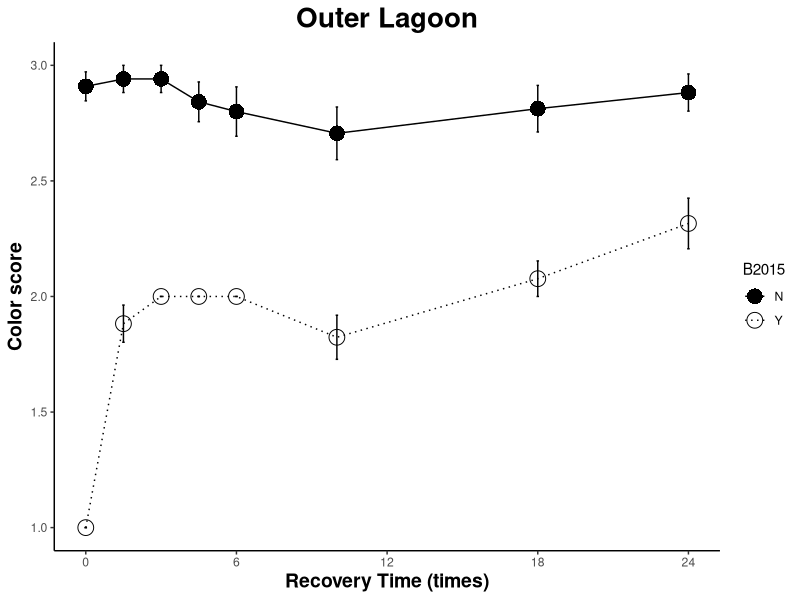
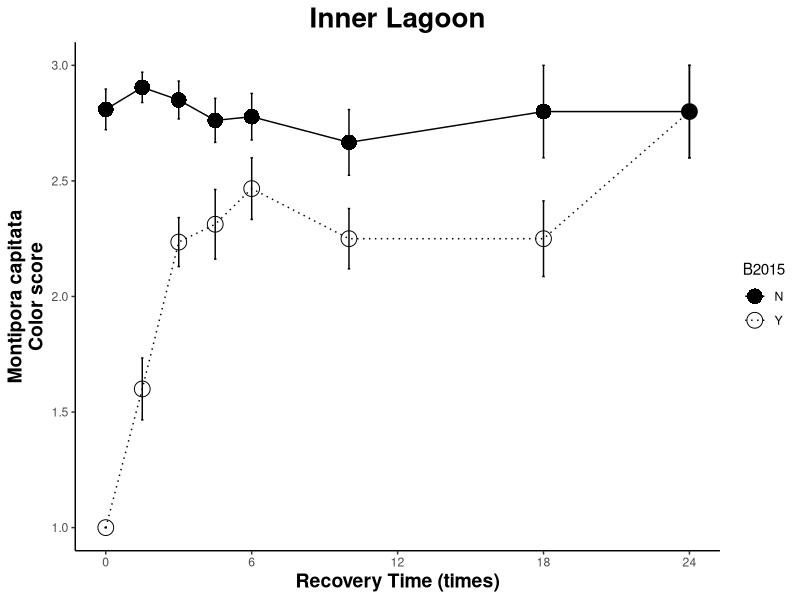
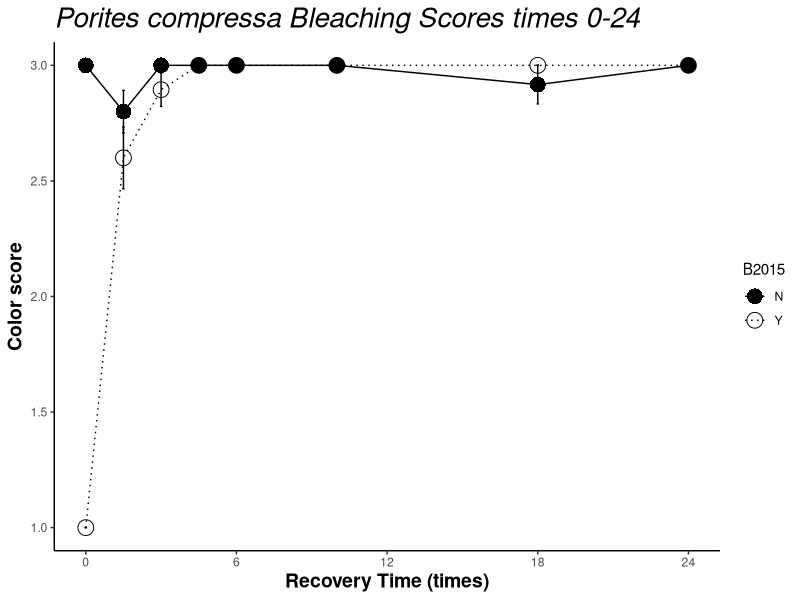
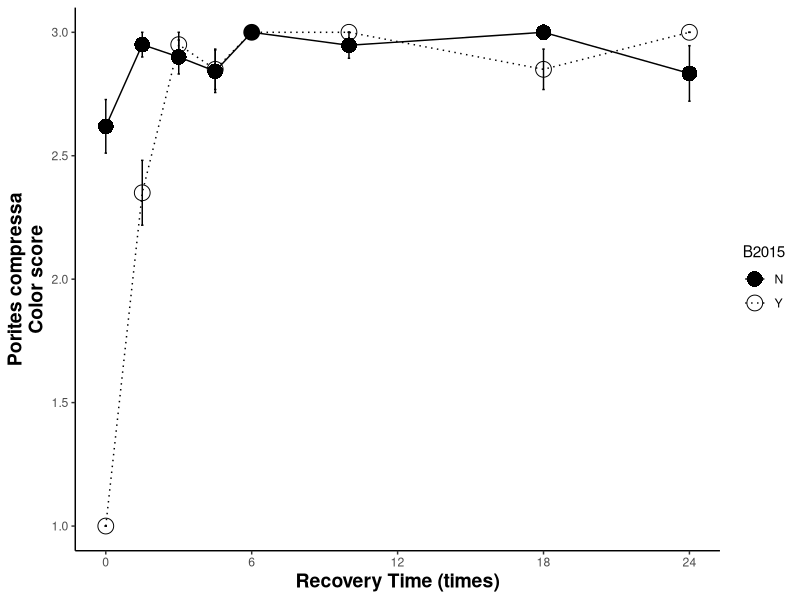
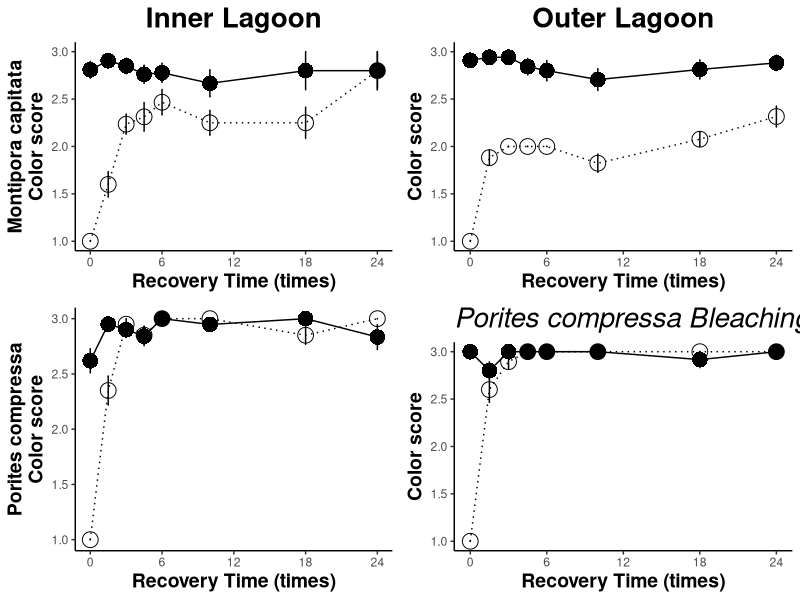

Generate these figures, in order, with R: (Note: this script raises an error after producing the figures.)
## ---- chunk 1
knitr::opts_chunk$set(echo = TRUE)
## ---- chunk 2
#Set up: load libraries

rm(list=ls(all=TRUE)) 
library("emmeans") #post hoc
library("reshape2") #reshape data
library("plotrix") #functions in tapply
library("ggplot2") #plotting
library("reshape") #reshape data
library("plyr")  #splitting, applying, and combining data
library("dplyr")  #splitting, applying, and combining data
library("pscl")
library("gridExtra") #arrange plots for output
library("car") #levenes test
library("lsmeans")
library(effects)
library(lme4)
library(lmerTest)
library(tidyverse)

# Bleaching data
bData<-read.csv("Bleaching_FINAL.csv") #read in bleaching df
bData$Site<-as.factor(bData$Site) #site as factor
bData$Pair<-as.factor(bData$Pair) #pair ID as factor

#organize data
bALL<-bData
  #melt
  bALLData1<-melt(data = bALL, measure.vars = c("Month0","Month1.5","Month3","Month4.5", "Month6","Month10","Month18","Month24"))   
  colnames(bALLData1)[colnames(bALLData1)=="variable"] <- "month"   # change col name from 'variable' to 'month'
  colnames(bALLData1)[colnames(bALLData1)=="value"] <- "score"   # change col name from 'value' to 'score'
  bALLData1$group<-paste(bALLData1$Species, bALLData1$Site, bALLData1$B2015, bALLData1$month) # add column for groups for figures only
#write.csv(bALL, "PigmentationBNB_20191122.csv")

#Remove all NON PAIRS and all NAs
  bALLData<-na.omit(bALLData1) # remove the NA rows (this removes individuals and NAs from pairs with no score at particular timepoints (due to not finding the coral))
  
  #Change month into TIME numeric for plots
  bALLData$time[bALLData$month=="Month0"]<-0
  bALLData$time[bALLData$month=="Month1.5"]<-1.5
  bALLData$time[bALLData$month=="Month3"]<-3
  bALLData$time[bALLData$month=="Month4.5"]<-4.5
  bALLData$time[bALLData$month=="Month6"]<-6
  bALLData$time[bALLData$month=="Month10"]<-10
  bALLData$time[bALLData$month=="Month18"]<-18
  bALLData$time[bALLData$month=="Month19"]<-19
  bALLData$time[bALLData$month=="Month24"]<-24

#Subsets of df for Mcap and Pcomp
 
Mcap_df<-subset(bALLData, Species=="Montipora capitata")   #Mcap only
Pcomp_df<-subset(bALLData, Species=="Porites compressa")   #Pcomp only

#Mean bleaching scores full df
#calc average bleaching  score per grouping by time point

ballmeans <- ddply(bALLData, c("Site", "Species", "B2015", "time"), summarise, #
                   N    = length(score[!is.na(score)]), #calculate the length of the data frame, excluding NA’s *this part is important*
                   mean = mean(score, na.rm=TRUE), #calculate mean of response variable, removing NA's
                   sd   = sd(score, na.rm=TRUE), #calculate standard deviation
                   se   = sd / sqrt(N), #calculate standard error
                   max = max(score, na.rm=TRUE) #calculate max, could also calculate min () if desired
)
ballmeans #display table

ballmeans$code<-paste0(ballmeans$Site, ballmeans$B2015, ballmeans$Species)
ballmeans #display table
#write.csv(ballmeans,"ballmeans.csv"
## ---- chunk 3
#subset for Mcap only 
Mcap024Allplot<-subset(ballmeans, Species=="Montipora capitata")     #subset Mcap
  
#subset by reef
#PR13 
Mcap024AllplotPR13<-subset(Mcap024Allplot, Site==13)
#PR4
Mcap024AllplotPR4<-subset(Mcap024Allplot, Site==4)
## ---- chunk 4
ballplotMcapPR13<-ggplot(data=Mcap024AllplotPR13, aes(x=time, y=mean, group = code, color=B2015)) + #color by bleaching hist. 
  geom_errorbar(aes(ymin=mean-se, ymax=mean+se),
                width=0.1,show.legend = FALSE)+
  geom_point(aes(shape=B2015),fill="black", size=5)+
  scale_shape_manual(values=c(16,1))+
  geom_line(aes(color=B2015,linetype=B2015))+        #adding size=x here only blew it up
  scale_linetype_manual(values=c("solid", "dotted"))+
  scale_color_manual(values=c("black","black"))+
    scale_x_continuous(breaks = seq(0, 24, by = 6))+
  ylab("Color score") +
    xlab("Recovery Time (times)") + #Label the X Axis
    ylim(1, 3) + #set Y limits
  theme_bw() + #Set the background color
  theme(axis.line = element_line(color = 'black'), #Set the axes color
        axis.title=element_text(size=14,face="bold"), #Set axis format
        panel.border = element_blank(), #Set the border
        panel.grid.major = element_blank(), #Set the major gridlines
        panel.grid.minor = element_blank(), #Set the minor gridlines
        plot.background =element_blank(), #Set the plot background
        legend.key = element_blank()) + #Set plot legend key
  ggtitle("Outer Lagoon")+
          theme(plot.title = element_text(size=20,face = "bold",hjust = 0.5));ballplotMcapPR13
McapOuter<-ballplotMcapPR13 + theme(legend.position = "none") #remove legend
## ---- chunk 5
ballplotMcapPR4<-ggplot(data=Mcap024AllplotPR4, aes(x=time, y=mean, group = code, color=B2015),show.legend = FALSE) + #color by bleaching hist. 
 geom_errorbar(aes(ymin=mean-se, ymax=mean+se),
                width=0.1,show.legend = FALSE)+
  geom_point(aes(shape=B2015),fill="mediumblue", size=5)+
  
  scale_shape_manual(values=c( 16,1))+
  
  geom_line(aes(color=B2015, linetype=B2015))+
  scale_linetype_manual(values=c("solid", "dotted"))+
  scale_color_manual(values=c("black","black"))+
    scale_x_continuous(breaks = seq(0, 24, by = 6))+
  ylab("Montipora capitata\nColor score") +
    xlab("Recovery Time (times)") + #Label the X Axis
    ylim(1, 3) + #set Y limits
  theme_bw() + #Set the background color
  theme(axis.line = element_line(color = 'black'), #Set the axes color
        axis.title=element_text(size=14,face="bold"), #Set axis format
        panel.border = element_blank(), #Set the border
        panel.grid.major = element_blank(), #Set the major gridlines
        panel.grid.minor = element_blank(), #Set the minor gridlines
        plot.background =element_blank(), #Set the plot background
        legend.key = element_blank()) + #Set plot legend key
  ggtitle("Inner Lagoon")+
          theme(plot.title = element_text(size=20,face = "bold", hjust = 0.5));ballplotMcapPR4
McapInner<-ballplotMcapPR4 + theme(legend.position = "none") #remove legend
## ---- chunk 6
Pcomp024Allplot<-subset(ballmeans, Species=="Porites compressa")

#subset by reef 
Pcomp024AllplotPR13<-subset(Pcomp024Allplot, Site==13)
Pcomp024AllplotPR4<-subset(Pcomp024Allplot, Site==4)
## ---- chunk 7
b024plotPcompPR13<-ggplot(data=Pcomp024AllplotPR13, aes(x=time, y=mean, group = code, color=B2015)) + #color by bleaching hist. 
  geom_errorbar(aes(ymin=mean-se, ymax=mean+se),
                width=0.1,show.legend = FALSE)+
  geom_point(aes(shape=B2015),fill="mediumblue", size=5)+
  
  scale_shape_manual(values=c( 16,1))+
  
  geom_line(aes(color=B2015, linetype=B2015))+
  scale_linetype_manual(values=c("solid", "dotted"))+
  scale_color_manual(values=c("black","black"))+
    scale_x_continuous(breaks = seq(0, 24, by = 6))+
  ylab("Color score") +
    xlab("Recovery Time (times)") + #Label the X Axis
    ylim(1, 3) + #set Y limits
  theme_bw() + #Set the background color
  theme(axis.line = element_line(color = 'black'), #Set the axes color
        axis.title=element_text(size=14,face="bold"), #Set axis format
        panel.border = element_blank(), #Set the border
        panel.grid.major = element_blank(), #Set the major gridlines
        panel.grid.minor = element_blank(), #Set the minor gridlines
        plot.background =element_blank(), #Set the plot background
        legend.key = element_blank()) + #Set plot legend key
  ggtitle("Porites compressa Bleaching Scores times 0-24")+
          theme(plot.title = element_text(size=20,face = "italic"));b024plotPcompPR13

PcompOuter<-b024plotPcompPR13+ theme(legend.position = "none") #remove legend
## ---- chunk 8
b024plotPcompPR4<-ggplot(data=Pcomp024AllplotPR4, aes(x=time, y=mean, group = code, color=B2015)) + #color by bleaching hist. 
  geom_errorbar(aes(ymin=mean-se, ymax=mean+se), 
                width=0.1,show.legend = FALSE)+
  geom_point(aes(shape=B2015),fill="mediumblue", size=5)+
  
  scale_shape_manual(values=c( 16,1))+
  
  geom_line(aes(color=B2015, linetype=B2015))+
  scale_linetype_manual(values=c("solid", "dotted"))+
  scale_color_manual(values=c("black","black"))+
    scale_x_continuous(breaks = seq(0, 24, by = 6))+
  ylab("Porites compressa\nColor score") +
    xlab("Recovery Time (times)") + #Label the X Axis
    ylim(1, 3) + #set Y limits
  theme_bw() + #Set the background color
  theme(axis.line = element_line(color = 'black'), #Set the axes color
        axis.title=element_text(size=14,face="bold"), #Set axis format
        panel.border = element_blank(), #Set the border
        panel.grid.major = element_blank(), #Set the major gridlines
        panel.grid.minor = element_blank(), #Set the minor gridlines
        plot.background =element_blank(), #Set the plot background
        legend.key = element_blank()) + #Set plot legend key
  #Sggtitle("Porites compressa Bleaching Scores times 0-24")+
          theme(plot.title = element_text(size=20,face = "italic"));b024plotPcompPR4


PcompInner<-b024plotPcompPR4+ theme(legend.position = "none") #remove legend
## ---- chunk 9
grid.arrange(McapInner, McapOuter, PcompInner,PcompOuter, nrow = 2)
## ---- chunk 10
#full model
Mcap_df_mod<-lmer(score~B2015*Site*month+(1|TagID), data=Mcap_df)
summary(Mcap_df_mod)
anova(Mcap_df_mod, type=2) #pvals
## ---- chunk 11
 #posthoc
  emm<-emmeans(Mcap_df_mod,  ~ month)
  pairs(emm)
  cld(emm)
  # Month4.5 - Month10  p=0.7754 


  
 emm<-emmeans(Mcap_df_mod,  ~ B2015*month)
  pairs(emm)
  cld(emm)
  #Y,Month0 - Y,Month1.5   -0.74657 0.0719 412 -10.377 <.0001 
  #Y,Month1.5 - Y,Month3   -0.37874 0.0756 411  -5.007 0.0001
  #Y,Month3 - Y,Month4.5   -0.01643 0.0765 414  -0.215 1.0000
  #Y,Month4.5 - Y,Month6   -0.08619 0.0804 412  -1.073 0.9995
  #Y,Month6 - Y,Month10     0.17169 0.0847 409   2.026 0.8094
  #Y,Month10 - Y,Month18   -0.12441 0.0949 417  -1.310 0.9954
  #Y,Month18 - Y,Month24   -0.33618 0.1108 427  -3.035 0.1591 
  
  
## ---- chunk 12
#pcomp full model
Pcomp_df_mod2<-lmer(score~B2015*Site*month+(1|TagID), data=Pcomp_df)
summary(Pcomp_df_mod2)
anova(Pcomp_df_mod2, type=2) #pvals
## ---- chunk 13
  emm<-emmeans(Pcomp_df_mod2,  ~ B2015*Site*month)
  pairs(emm)
## ---- chunk 14
   emm<-emmeans(Pcomp_df_mod2,  ~ Site*month)
  pairs(emm)
      # 4,Month0 - 13,Month0      -0.190476 0.0583 545  -3.268 0.0844 
      #4,Month1.5 - 13,Month1.5  -0.049478 0.0590 545  -0.839 1.0000
  #4,Month3 - 13,Month3      -0.022300 0.0598 545  -0.373 1.0000 
  #4,Month4.5 - 13,Month4.5  -0.151734 0.0610 545  -2.488 0.4822
  #4,Month6 - 13,Month6       0.000289 0.0590 545   0.005 1.0000 
  #4,Month10 - 13,Month10    -0.024925 0.0602 545  -0.414 1.0000 
  #4,Month18 - 13,Month18    -0.033845 0.0694 547  -0.488 1.0000
  #4,Month24 - 13,Month24    -0.074803 0.0779 548  -0.960 0.9999 
## ---- chunk 15
     emm<-emmeans(Pcomp_df_mod2,  ~ B2015*month)
  pairs(emm)
  #Y,Month0 - Y,Month1.5   -1.475103 0.0577 473 -25.562 <.0001
  #Y,Month1.5 - Y,Month3   -0.447667 0.0584 473  -7.661 <.0001
  #Y,Month3 - Y,Month4.5   -0.001545 0.0593 476  -0.026 1.0000 
  #Y,Month4.5 - Y,Month6   -0.075574 0.0589 477  -1.283 0.9963
  #Y,Month6 - Y,Month10    -0.000723 0.0584 473  -0.012 1.0000 
  #Y,Month10 - Y,Month18    0.073924 0.0642 490   1.151 0.9989
  #Y,Month18 - Y,Month24   -0.071078 0.0734 513  -0.969 0.9999 
  
    emm<-emmeans(Pcomp_df_mod2,  ~ B2015*month*Site)
  pairs(emm)
  #Y,Month0,4 - Y,Month1.5,4     -1.350207 0.0811 474 -16.642 <.0001 
  #
  
## ---- chunk 16
Mcap_0<-subset(Mcap_df, month=="Month0")
Mcap_1.5<-subset(Mcap_df, month=="Month1.5")
Mcap_3<-subset(Mcap_df, month=="Month3")
Mcap_4.5<-subset(Mcap_df, month=="Month4.5")
Mcap_6<-subset(Mcap_df, month=="Month6")
Mcap_10<-subset(Mcap_df, month=="Month10")
Mcap_18<-subset(Mcap_df, month=="Month18")
Mcap_24<-subset(Mcap_df, month=="Month24")

#Month0
Month0_mcap0<-lm(score~Site*B2015, Mcap_0)
summary(Month0_mcap0)
anova(Month0_mcap0)

#Month1.5
Month1.5_mcap1.5<-lm(score~Site*B2015, Mcap_1.5)
summary(Month1.5_mcap1.5)
anova(Month1.5_mcap1.5)


#Month3
Month3_mcap3<-lm(score~Site*B2015, Mcap_3)
summary(Month3_mcap3)
anova(Month3_mcap3)
 emm<-emmeans(Month3_mcap3,  ~ B2015*Site)
  pairs(emm)
  cld(emm, Letter="abcde")
  #N,4 - Y,4     0.6147 0.102 68  6.004  <.0001
  #N,13 - Y,13   0.9412 0.105 68  8.967  <.0001
  
#Month4.5
Month4.5_mcap4.5<-lm(score~Site*B2015, Mcap_4.5)
summary(Month4.5_mcap4.5)
anova(Month4.5_mcap4.5)
 emm<-emmeans(Month4.5_mcap4.5,  ~ B2015*Site)
  pairs(emm)
  #N,4 - Y,4     0.4494 0.134 72  3.349  0.0069
  #N,13 - Y,13   0.8421 0.130 72  6.500  <.0001

  #Month6
Month6_mcap6<-lm(score~Site*B2015, Mcap_6)
summary(Month6_mcap6)
anova(Month6_mcap6)
emm<-emmeans(Month6_mcap6,  ~ Site)
  pairs(emm)
emm<-emmeans(Month6_mcap6,  ~ B2015*Site)
  pairs(emm)
  # N,4 - Y,4     0.3111 0.140 58  2.229  0.1275
  #N,13 - Y,13   0.8000 0.148 58  5.392  <.0001
  
#Month10
Month10_mcap10<-lm(score~Site*B2015, Mcap_10)
summary(Month10_mcap10)
anova(Month10_mcap10)

#Month18
Month18_mcap18<-lm(score~Site*B2015, Mcap_18)
summary(Month18_mcap18)
anova(Month18_mcap18)

#Month24
Month24_mcap24t<-lm(score~Site*B2015, Mcap_24)
summary(Month24_mcap24t)
anova(Month24_mcap24t)

Mcap24_Inner<-subset(Mcap_24, Site=="4")
## ---- chunk 17
Pcomp_0<-subset(Pcomp_df, month=="Month0")
Pcomp_1.5<-subset(Pcomp_df, month=="Month1.5")
Pcomp_3<-subset(Pcomp_df, month=="Month3")
Pcomp_4.5<-subset(Pcomp_df, month=="Month4.5")
Pcomp_6<-subset(Pcomp_df, month=="Month6")
Pcomp_10<-subset(Pcomp_df, month=="Month10")
Pcomp_18<-subset(Pcomp_df, month=="Month18")
Pcomp_24<-subset(Pcomp_df, month=="Month24")


#Month0
Month0_Pcomp0<-lm(score~Site*B2015, Pcomp_0)
summary(Month0_Pcomp0)
anova(Month0_Pcomp0)

#Month1.5
Month1.5_Pcomp1.5<-lm(score~Site*B2015, Pcomp_1.5)
summary(Month1.5_Pcomp1.5)
anova(Month1.5_Pcomp1.5)

#Month3
Month3_Pcomp3<-lm(score~Site*B2015, Pcomp_3)
summary(Month3_Pcomp3)
anova(Month3_Pcomp3)

#Month4.5
Month4.5_Pcomp4.5<-lm(score~Site*B2015, Pcomp_4.5)
summary(Month4.5_Pcomp4.5)
anova(Month4.5_Pcomp4.5)

#Month6
Month6_Pcomp6<-lm(score~Site*B2015,Pcomp_6)
summary(Month6_Pcomp6)
anova(Month6_Pcomp6)

#Month10
Month10_Pcomp10<-lm(score~Site*B2015, Pcomp_10)
summary(Month10_Pcomp10)
anova(Month10_Pcomp10)

#Month18
Month18_Pcomp18<-lm(score~Site*B2015,Pcomp_18)
summary(Month18_Pcomp18)
anova(Month18_Pcomp18)

#Month24
Month24_Pcomp24<-lm(score~Site*B2015,Pcomp_24)
summary(Month24_Pcomp24)
anova(Month24_Pcomp24)
## ---- chunk 18
naData<-bALLData   #subset only pairs
pData<-bALLData   #dataset to work from (pull unwanted from)

# Identify which pairs have a partner not found by month:

# Subset Month0 (two colonies missing values, checked datasheet)
M0<-subset(naData, month=="Month0") # subset month 0

  # subset month 0
  M0a<-c("TagID","Pair","Species", "Site","B2015","month","score") # which columns to pull
  M0<-pData[M0a]
  M0<-subset(M0, month=="Month0")

    #For DIFFS df
  M0diff<-M0  
  M0diff<-dcast(M0diff, Species+Site+Pair+month~B2015) # cast()
  M0diff$diff<-M0diff$N-M0diff$Y

# Subset Month1.5 
M1.5<-subset(naData, month=="Month1.5") # subset month 1.5 
  # subset month 1.5
  M1.5a<-c("TagID","Pair","Species", "Site","B2015","month","score") # which columns to pull
  M1.5<-pData[M1.5a]
  M1.5<-subset(M1.5, month=="Month1.5")
  M1.5<-M1.5[!(M1.5$Pair=="113_114"),]
 #DIFFS 
  M1.5diff<-M1.5  
  M1.5diff<-dcast(M1.5diff, Species+Site+Pair+month~B2015) # cast()
  M1.5diff$diff<-M1.5diff$N-M1.5diff$Y
  
## Subset Month3
M3<-subset(naData, month=="Month3") # subset month 3
  M3a<-c("TagID","Pair","Species", "Site","B2015","month", "score")
  M3<-pData[M3a]
  M3<-subset(M3, month=="Month3")
  M3<-M3[!(M3$Pair=="7_8"),]
  M3<-M3[!(M3$Pair=="113_114"),]
  M3<-M3[!(M3$Pair=="255_256"),]
  M3<-M3[!(M3$Pair=="259_260"),]
  
  #DIFFS
  M3diff<-M3  
  M3diff<-dcast(M3diff, Species+Site+Pair+month~B2015) # cast()
  M3diff$diff<-M3diff$N-M3diff$Y

## Subset Month 4.5
M4.5<-subset(naData, month=="Month4.5") # subset month 3
  M4.5a<-c("TagID","Pair","Species", "Site","B2015","month", "score")
  M4.5<-pData[M4.5a]
  M4.5<-subset(M4.5, month=="Month4.5")
  M4.5<-na.omit(M4.5) # remove the NA colums
  M4.5<-M4.5[!(M4.5$Pair=="7_8"),]
  M4.5<-M4.5[!(M4.5$Pair=="113_114"),]
  M4.5<-M4.5[!(M4.5$Pair=="255_256"),]
  M4.5<-M4.5[!(M4.5$Pair=="259_260"),]
  M4.5<-M4.5[!(M4.5$Pair=="263_264"),]
  M4.5<-M4.5[!(M4.5$Pair=="267_268"),]
  M4.5<-M4.5[!(M4.5$Pair=="82_83"),]
 
  #DIFFS
  M4.5diff<-M4.5  
  M4.5diff<-dcast(M4.5diff, Species+Site+Pair+month~B2015) # cast()
  M4.5diff$diff<-M4.5diff$N-M4.5diff$Y
  

# Subset month 6
M6<-subset(naData, month=="Month6")
  M6a<-c("TagID","Pair","Species", "Site","B2015","month","score")
  M6<-pData[M6a]
  M6<-subset(M6, month=="Month6")
  M6<-M6[!(M6$Pair=="111_112"),] # remove the other partner
  M6<-M6[!(M6$Pair=="115_116"),]
  M6<-M6[!(M6$Pair=="119_120"),]
  M6<-M6[!(M6$Pair=="207_208"),]
  M6<-M6[!(M6$Pair=="255_256"),]
  M6<-M6[!(M6$Pair=="259_260"),]
  M6<-M6[!(M6$Pair=="263_264"),]
  M6<-M6[!(M6$Pair=="267_268"),]
  M6<-M6[!(M6$Pair=="263_264"),]
  
  #DIFFS
  M6diff<-M6  
  M6diff<-dcast(M6diff, Species+Site+Pair+month~B2015) # cast()
  M6diff$diff<-M6diff$N-M6diff$Y
  
# Subset month 10
M10<-subset(naData, month=="Month10")
  M10a<-c("TagID","Pair","Species", "Site","B2015","month","score")
  M10<-pData[M10a]
  M10<-subset(M10, month=="Month10")
  M10<-M10[!(M10$Pair=="253_254"),] # remove the other partner
  M10<-M10[!(M10$Pair=="259_260"),]
  M10<-M10[!(M10$Pair=="113_114"),]
  M10<-M10[!(M10$Pair=="161_262"),]
  M10<-M10[!(M10$Pair=="263_264"),]
  M10<-M10[!(M10$Pair=="267_268"),]
  M10<-M10[!(M10$Pair=="271_272"),]
  M10<-M10[!(M10$Pair=="273_274"),]
  M10<-M10[!(M10$Pair=="275_276"),]
  M10<-M10[!(M10$Pair=="277_278"),]
  M10<-M10[!(M10$Pair=="31_32"),]
  M10<-M10[!(M10$Pair=="261_262"),]
  #DIFFS
  M10diff<-M10  
  M10diff<-dcast(M10diff, Species+Site+Pair+month~B2015) # cast()
  M10diff$diff<-M10diff$N-M10diff$Y
  
  # Subset month 18
M18<-subset(naData, month=="Month18")
  M18a<-c("TagID","Pair","Species", "Site","B2015","month","score")
  M18<-pData[M18a]
  M18<-subset(M18, month=="Month18")
  M18<-M18[!(M18$Pair=="253_254"),] # remove the other partner
  M18<-M18[!(M18$Pair=="259_260"),]
  M18<-M18[!(M18$Pair=="161_262"),]
  M18<-M18[!(M18$Pair=="263_264"),]
  M18<-M18[!(M18$Pair=="267_268"),]
  M18<-M18[!(M18$Pair=="271_272"),]
  M18<-M18[!(M18$Pair=="273_274"),]
  M18<-M18[!(M18$Pair=="275_276"),]
  M18<-M18[!(M18$Pair=="277_278"),]
  M18<-M18[!(M18$Pair=="31_2"),]
  M18<-M18[!(M18$Pair=="115_116"),]
  M18<-M18[!(M18$Pair=="119_120"),]
  M18<-M18[!(M18$Pair=="261_262"),]
  M18<-M18[!(M18$Pair=="269_270"),]
  M18<-M18[!(M18$Pair=="101_102"),]
  M18<-M18[!(M18$Pair=="117_118"),]
  M18<-M18[!(M18$Pair=="265_266"),]
  M18<-M18[!(M18$Pair=="19_20"),]
  M18<-M18[!(M18$Pair=="205_206"),]
  M18<-M18[!(M18$Pair=="223_224"),]
  M18<-M18[!(M18$Pair=="39_40"),]
  
  #DIFFS
  M18diff<-M18  
  M18diff<-dcast(M18diff, Species+Site+Pair+month~B2015) # cast()
  M18diff$diff<-M18diff$N-M18diff$Y
  
  # Subset month 24
M24<-subset(naData, month=="Month24")
  M24a<-c("TagID","Pair","Species", "Site","B2015","month","score")
  M24<-pData[M24a]
  M24<-subset(M24, month=="Month24")
  M24<-M24[!(M24$Pair=="107_108"),] # remove the other partner
  M24<-M24[!(M24$Pair=="13_14"),]
  M24<-M24[!(M24$Pair=="223_224"),]
  M24<-M24[!(M24$Pair=="231_232"),]
  M24<-M24[!(M24$Pair=="261_262"),]
  M24<-M24[!(M24$Pair=="263_264"),]
  M24<-M24[!(M24$Pair=="265_266"),]
  M24<-M24[!(M24$Pair=="283_284"),]
  M24<-M24[!(M24$Pair=="289_290"),]
  M24<-M24[!(M24$Pair=="31_32"),]
  M24<-M24[!(M24$Pair=="33_34"),]
  M24<-M24[!(M24$Pair=="39_40"),]
  M24<-M24[!(M24$Pair=="76_77"),]
  M24<-M24[!(M24$Pair=="78_79"),]

  #DIFFS
  M24diff<-M24  
  M24diff<-dcast(M24diff, Species+Site+Pair+month~B2015) # cast()
  M24diff$diff<-M24diff$N-M24diff$Y
  
#make dfs   
PairDat<-rbind(M0,M1.5,M3,M4.5,M6,M10,M18,M24)
 
#Mean bleaching scores across the entire project

#calc average bleaching score per grouping by time point
pairmeans <- ddply(PairDat, c("Site", "Species", "B2015", "month"), summarise, #
                   N    = length(score[!is.na(score)]), #calculate the length of the data frame, excluding NA’s *this part is important*
                   mean = mean(score, na.rm=TRUE), #calculate mean of response variable, removing NA's
                   sd   = sd(score, na.rm=TRUE), #calculate standard deviation
                   se   = sd / sqrt(N), #calculate standard error
                   max = max(score, na.rm=TRUE) #calculate max, could also calculate min () if desired
)
#ballmeans #display table

pairmeans$code<-paste0(pairmeans$Site, pairmeans$B2015, pairmeans$Species)
pairmeans #display table
## ---- chunk 19
#subset for Mcap only
McapPairplot<-subset(pairmeans, Species=="Montipora capitata")

PairplotMcapB<-ggplot(data=McapPairplot, aes(x=month, y=mean, group = code, color=B2015)) + #color by bleaching hist. 
  geom_errorbar(aes(ymin=mean-se, ymax=mean+se),
                width=0.1)+
  geom_point(aes(shape=Site), size=3)+
  geom_line(aes(color=B2015, linetype=Site))+
  scale_linetype_manual(values=c("solid", "dotted"))+
  scale_color_manual(values=c("black","black"))+
  ylab("Color score") +
    xlab("") + #Label the X Axis
    ylim(1, 3.2) + #set Y limits
  theme_bw() + #Set the background color
  theme(axis.line = element_line(color = 'black'), #Set the axes color
        axis.title=element_text(size=14,face="bold"), #Set axis format
        panel.border = element_blank(), #Set the border
        panel.grid.major = element_blank(), #Set the major gridlines
        panel.grid.minor = element_blank(), #Set the minor gridlines
        plot.background =element_blank(), #Set the plot background
        legend.key = element_blank()) + #Set plot legend key
  ggtitle("Pairs Montipora capitata Bleaching Scores months 0-10")+
          theme(plot.title = element_text(size=20,face = "italic",hjust = 0.5));PairplotMcapB
## ---- chunk 20
#subset for Pcomp only 
PcompPairplot<-subset(pairmeans, Species=="Porites compressa")

PairplotPcompB<-ggplot(data=PcompPairplot, aes(x=month, y=mean, group = code, color=B2015)) + #color by bleaching hist. 
  geom_errorbar(aes(ymin=mean-se, ymax=mean+se),
                width=0.1)+
  geom_point(aes(shape=Site), size=3)+
  geom_line(aes(color=B2015, linetype=Site))+
  scale_linetype_manual(values=c("solid", "dotted"))+
  scale_color_manual(values=c("black","black"))+
  ylab("Color score") +
    xlab("") + #Label the X Axis
    ylim(1, 3.3) + #set Y limits
  theme_bw() + #Set the background color
  theme(axis.line = element_line(color = 'black'), #Set the axes color
        axis.title=element_text(size=14,face="bold"), #Set axis format
        panel.border = element_blank(), #Set the border
        panel.grid.major = element_blank(), #Set the major gridlines
        panel.grid.minor = element_blank(), #Set the minor gridlines
        plot.background =element_blank(), #Set the plot background
        legend.key = element_blank()) + #Set plot legend key
  ggtitle("Pairs Porites compressa Bleaching Scores months 0-10")+
          theme(plot.title = element_text(size=20,face = "italic"));PairplotPcompB
## ---- chunk 21
#set up Pairs data
Mcappig<-subset(PairDat, Species =="Montipora capitata")            

#All lmer
MpigPair_all_mod1<-lmer(score~Site*B2015*month+(1|TagID)+(1|Pair), Mcappig)
summary(MpigPair_all_mod1)
anova(MpigPair_all_mod1, type=2)
## ---- chunk 22
#Month0
MpigPair0<-subset(Mcappig, month =="Month0")           
MpigPair0_mod1<-lm(score~Site*B2015, MpigPair0)
summary(MpigPair0_mod1)
anova(MpigPair0_mod1)

#Month1.5
MpigPair1.5<-subset(Mcappig, month =="Month1.5")
MpigPair1.5_mod1<-lm(score~Site*B2015, MpigPair1.5)
summary(MpigPair1.5_mod1)
anova(MpigPair1.5_mod1)

#Month3
MpigPair3<-subset(Mcappig, month =="Month3")
MpigPair3_mod1<-lm(score~Site*B2015, MpigPair3)
summary(MpigPair3_mod1)
anova(MpigPair3_mod1)

#Month4.5
MpigPair4.5<-subset(Mcappig, month =="Month4.5")
MpigPair4.5_mod1<-lm(score~Site*B2015, MpigPair4.5)
summary(MpigPair4.5_mod1)
anova(MpigPair4.5_mod1)

#Month6
MpigPair6<-subset(Mcappig, month =="Month6")
MpigPair6_mod1<-lm(score~Site*B2015, MpigPair6)
summary(MpigPair6_mod1)
anova(MpigPair6_mod1)

#Month10
MpigPair10<-subset(Mcappig, month =="Month10")
MpigPair10_mod1<-lm(score~Site*B2015, MpigPair10)
summary(MpigPair10_mod1)
anova(MpigPair10_mod1)

#Month18
MpigPair18<-subset(Mcappig, month =="Month18")
MpigPair18_mod1<-lm(score~Site*B2015, MpigPair18)
summary(MpigPair18_mod1)
anova(MpigPair18_mod1)

#Month24
MpigPair24<-subset(Mcappig, month =="Month24")
MpigPair24_mod1<-lm(score~Site*B2015, MpigPair24)
summary(MpigPair24_mod1)
anova(MpigPair24_mod1)
## ---- chunk 23
Pcomppig<- subset(PairDat, Species == "Porites compressa") 

#All timepoints lmer
PpigPair_all_mod1<-lmer(score~Site*B2015*month+(1|TagID)+(1|Pair), Pcomppig)
summary(PpigPair_all_mod1)
anova(PpigPair_all_mod1, type=2)
## ---- chunk 24
#Month 0
PpigPair0<-subset(Pcomppig, month =="Month0")            
PpigPair0_mod1<-lm(score~Site*B2015, PpigPair0)
summary(PpigPair0_mod1)
anova(PpigPair0_mod1) 

#Month1.5
PpigPair1.5<-subset(Pcomppig, month =="Month1.5")
PpigPair1.5_mod1<-lm(score~Site*B2015, PpigPair1.5)
summary(PpigPair1.5_mod1)
anova(PpigPair1.5_mod1)

#Month3
PpigPair3<-subset(Pcomppig, month =="Month3")
PpigPair3_mod1<-lm(score~Site*B2015, PpigPair3)
anova(PpigPair3_mod1)

#Month4.5
PpigPair4.5<-subset(Pcomppig, month =="Month4.5")
PpigPair4.5_mod1<-lm(score~Site*B2015, PpigPair4.5)
summary(PpigPair4.5_mod1)
anova(PpigPair4.5_mod1)

#Month6
PpigPair6<-subset(Pcomppig, month =="Month6")
PpigPair6_mod1<-lm(score~Site*B2015, PpigPair6)
anova(PpigPair6_mod1)

#Month10
PpigPair10<-subset(Pcomppig, month =="Month10")
PpigPair10_mod1<-lm(score~Site*B2015, PpigPair10)
anova(PpigPair10_mod1)

#Month18
PpigPair18<-subset(Pcomppig, month =="Month18")
PpigPair18_mod1<-lm(score~Site*B2015, PpigPair18)
anova(PpigPair18_mod1)

#Month24
PpigPair24<-subset(Pcomppig, month =="Month24")
PpigPair24_mod1<-lm(score~Site*B2015, PpigPair24)
anova(PpigPair24_mod1)
